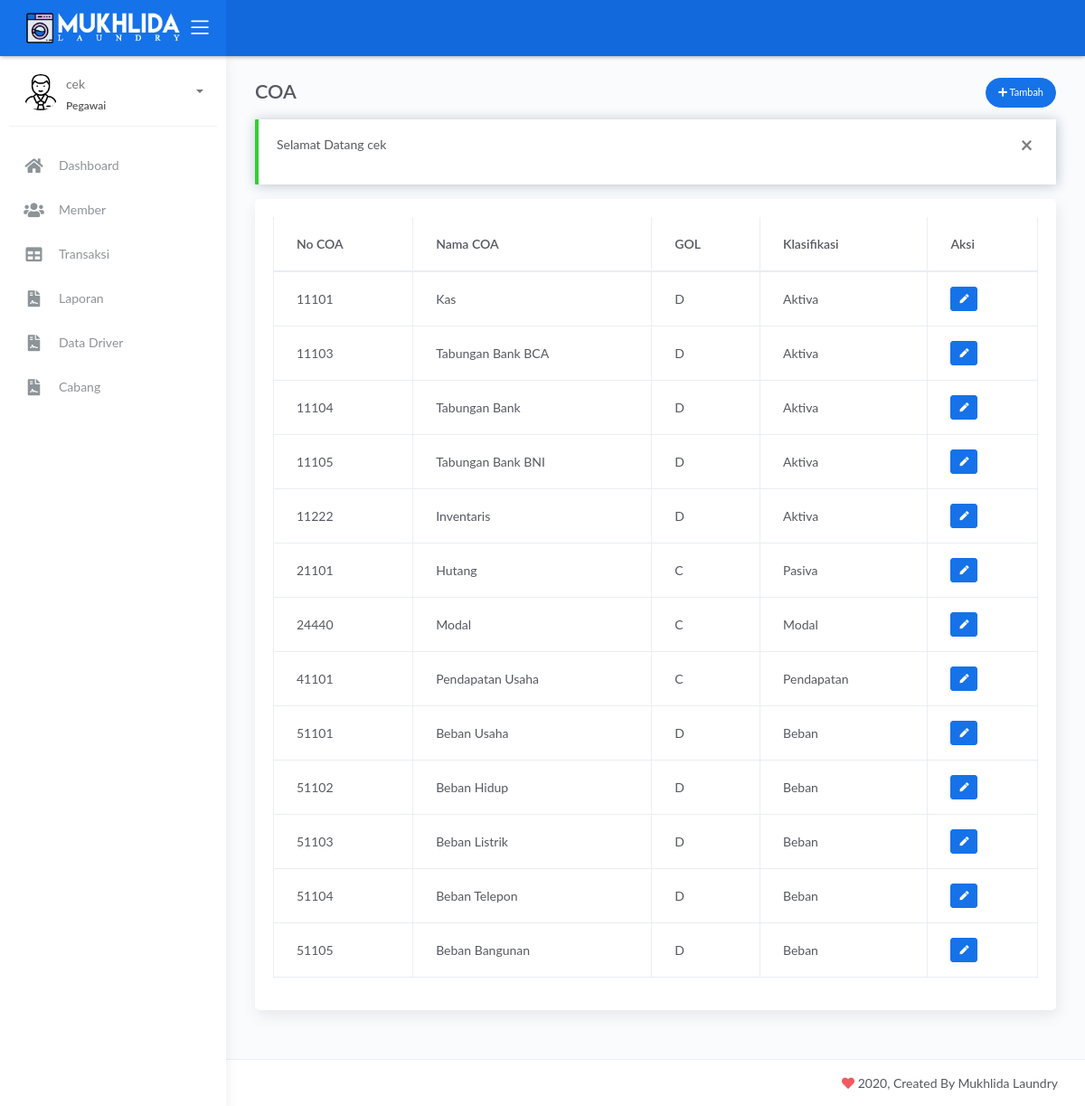
Screenshot of /operator/index.php?page=coa (signed in) with the database file from the repository.
### tables this page shows
CREATE TABLE `coa` (
  `no_coa` int(11) NOT NULL,
  `nama_coa` varchar(50) NOT NULL,
  `gol` char(1) NOT NULL,
  `klasifikasi` int(1) NOT NULL,
  `saldo` int(10) NOT NULL
);

CREATE TABLE `klasifikasi` (
  `id_klasifikasi` int(11) NOT NULL,
  `nama_klasifikasi` varchar(10) NOT NULL
);

CREATE TABLE `info_toko` (
  `nama_toko` varchar(50) NOT NULL,
  `tentang` text NOT NULL,
  `alamat` varchar(255) NOT NULL,
  `email` varchar(50) NOT NULL,
  `telp` varchar(20) NOT NULL,
  `fax` varchar(20) NOT NULL,
  `rek` varchar(20) NOT NULL,
  `facebook` varchar(100) NOT NULL,
  `twitter` varchar(100) NOT NULL,
  `instagram` varchar(100) NOT NULL
);

### operator/sistem/content.php (called while the page is built, shortened)
<?php
include_once '../sistem/koneksi.php';
$get_page = $_GET['page'];
switch ($get_page) {
    case 'coa':
        $title = 'COA';
        break;
}
$info_toko = mysqli_fetch_assoc(mysqli_query($koneksi, "SELECT * FROM info_toko"));

### operator/views/coa.php (the view, shortened to what this page needs)
<?php
$query = mysqli_query($koneksi, "SELECT * FROM coa JOIN klasifikasi ON coa.klasifikasi = klasifikasi.id_klasifikasi");
?>
<div class="page-inner">
    <div class="row heading">
        <div class="col-7">
            <h2 class="pb-2 fw-bold"><?= $title ?></h2>
        </div>
        <div class="col-5 text-right ml-auto">
            <a href="#add_coa" class="btn btn-primary btn-round btn-sm" data-toggle="modal" data-target="#add_coa">
                <i class="fa fa-plus"></i> Tambah
            </a>
        </div>
    </div>
    <?php if (@$_SESSION['pesan']): ?>
        <div class="alert alert-<?= $_SESSION['pesan']['status'] == 'error' ? 'danger' : $_SESSION['pesan']['status'] ?> alert-dismisable fade show" role="alert">
            <button class="close" data-dismiss="alert" aria-label="Close">
                <span aria-hidden="true">&times;</span>
            </button>
            <p><?= $_SESSION['pesan']['msg'] ?></p>
        </div>
    <?php endif; ?>
    <div class="main-content">
        <div class="card">
            <div class="card-body">
                <div class="table-responsive">
                    <table class="table table-bordered">
                        <thead>
                            <th>No COA</th>
                            <th>Nama COA</th>
                            <th>GOL</th>
                            <th>Klasifikasi</th>
                            <th>Aksi</th>
                        </thead>
                        <tbody>
                            <?php while ($row = mysqli_fetch_assoc($query)): ?>
                                <tr>
                                    <td><?= $row['no_coa'] ?></td>
                                    <td><?= $row['nama_coa'] ?></td>
                                    <td><?= $row['gol'] ?></td>
                                    <td><?= $row['nama_klasifikasi'] ?></td>
                                    <td>
                                        <a href="javascript:void(0)" class="btn btn-primary btn-xs btn-edit-coa" data-toggle="modal" data-target="#edit_coa" data-coa="<?= base64_encode(json_encode($row)) ?>"><i class="fa fa-pen"></i></a>
                                    </td>
                                </tr>
                            <?php endwhile; ?>
                        </tbody>
                    </table>
                </div>
            </div>
        </div>
    </div>
</div>

### operator/index.php (shortened to what this page needs)
<?php include_once 'sistem/content.php'; ?>
<!DOCTYPE html>
<html lang="en">
<head>
	<link rel="stylesheet" href="../assets/css/bootstrap.min.css">
    <link rel="stylesheet" href="../assets/css/atlantis.min.css">
	<link rel="stylesheet" href="../assets/css/fonts.min.css">
	<link rel="stylesheet" href="../assets/js/plugin/select2/css/select2.min.css">
	<link rel="stylesheet" href="../assets/css/style.css">
</head>
<body>
	<div class="wrapper">
		<div class="main-header">
			<div class="logo-header" data-background-color="blue">
				<a href="index.php" class="logo text-white text-uppercase">
					<img src="../assets/img/mukhlida-laundry.png" alt="Logo Image" style="width: 90%">
				</a>
				<div class="nav-toggle">
					<button class="btn btn-toggle toggle-sidebar">
						<i class="icon-menu"></i>
					</button>
				</div>
			</div>
			<nav class="navbar navbar-header navbar-expand-lg" data-background-color="blue2">
			</nav>
		</div>
		<div class="sidebar sidebar-style-2">
			<div class="sidebar-wrapper scrollbar scrollbar-inner">
				<div class="sidebar-content">
					<div class="user">
						<div class="avatar-sm float-left mr-2">
							<img src="../assets/img/<?= $_SESSION['jenis_kelamin'] ?>.png" alt="<?= $_SESSION['jenis_kelamin'] ?>" class="avatar-img rounded-circle">
						</div>
						<div class="info">
							<a data-toggle="collapse" href="#collapseExample" aria-expanded="true">
								<span>
									<?= $_SESSION['nama'] ?>
									<span class="user-level"><?= $_SESSION['level'] ?></span>
									<span class="caret"></span>
								</span>
							</a>
						</div>
					</div>
					<ul class="nav nav-primary">
						<li class="nav-item <?= @$d_active ?>">
							<a href="index.php">
								<i class="fas fa-home"></i>
								<p>Dashboard</p>
							</a>
						</li>
						<li class="nav-item <?= @$m_active ?>">
							<a href="index.php?page=member">
								<i class="fas fa-users"></i>
								<p>Member</p>
							</a>
						</li>
						<?php if ($_SESSION['level']=='Pegawai'): ?>
						<li class="nav-item <?= @$ps_active ?>">
							<a href="index.php?page=pesanan">
								<i class="fas fa-table"></i>
								<p>Transaksi</p>
							</a>
						</li>
						<?php endif ?>
						<li class="nav-item <?= @$l_active ?>">
							<a href="index.php?page=laporan">
								<i class="fas fa-file-contract"></i>
								<p>Laporan</p>
							</a>
						</li>
						<li class="nav-item <?= @$dr_active ?>">
							<a href="index.php?page=driver">
								<i class="fas fa-file-contract"></i>
								<p>Data Driver</p>
							</a>
						</li>
						<li class="nav-item <?= @$ca_active ?>">
							<a href="index.php?page=cabang">
								<i class="fas fa-file-contract"></i>
								<p>Cabang</p>
							</a>
						</li>
					</ul>
				</div>
			</div>
		</div>
		<div class="main-panel">
			<div class="content">
				<?php include_once 'views/' . $page ?>
			</div>
			<footer class="footer">
				<div class="container-fluid">
					<div class="copyright ml-auto">
						<i class="fa fa-heart heart text-danger"></i> 2020, Created By <?= $info_toko['nama_toko'] ?>
					</div>
				</div>
			</footer>
		</div>
	</div>
</body>
</html>

### assets/css/style.css (style rules this page uses)
.logo-header .logo { min-width: 175px; }

### rows the page displays
coa: no_coa "11101", nama_coa "Kas", gol "D", klasifikasi.nama_klasifikasi "Aktiva"
coa: no_coa "11103", nama_coa "Tabungan Bank BCA", gol "D", klasifikasi.nama_klasifikasi "Aktiva"
coa: no_coa "11104", nama_coa "Tabungan Bank", gol "D", klasifikasi.nama_klasifikasi "Aktiva"
coa: no_coa "11105", nama_coa "Tabungan Bank BNI", gol "D", klasifikasi.nama_klasifikasi "Aktiva"
coa: no_coa "11222", nama_coa "Inventaris", gol "D", klasifikasi.nama_klasifikasi "Aktiva"
coa: no_coa "21101", nama_coa "Hutang", gol "C", klasifikasi.nama_klasifikasi "Pasiva"
coa: no_coa "24440", nama_coa "Modal", gol "C", klasifikasi.nama_klasifikasi "Modal"
coa: no_coa "41101", nama_coa "Pendapatan Usaha", gol "C", klasifikasi.nama_klasifikasi "Pendapatan"
coa: no_coa "51101", nama_coa "Beban Usaha", gol "D", klasifikasi.nama_klasifikasi "Beban"
coa: no_coa "51102", nama_coa "Beban Hidup", gol "D", klasifikasi.nama_klasifikasi "Beban"
coa: no_coa "51103", nama_coa "Beban Listrik", gol "D", klasifikasi.nama_klasifikasi "Beban"
coa: no_coa "51104", nama_coa "Beban Telepon", gol "D", klasifikasi.nama_klasifikasi "Beban"
coa: no_coa "51105", nama_coa "Beban Bangunan", gol "D", klasifikasi.nama_klasifikasi "Beban"
info_toko: nama_toko "Mukhlida Laundry"

### other values shown
$_SESSION['nama'] "cek"
$_SESSION['level'] "Pegawai"
$title "COA"
$_SESSION['pesan']['msg'] "Selamat Datang cek"
